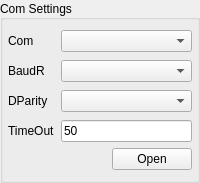
<widget class="QGroupBox" name="ComSeetingsGroup">
    <property name="maximumSize"><size><width>245</width><height>16777215</height></size></property><property name="sizePolicy"><sizepolicy hsizetype="Preferred" vsizetype="Fixed"><horstretch>0</horstretch><verstretch>0</verstretch></sizepolicy></property><property name="minimumSize"><size><width>190</width><height>0</height></size></property><property name="title">
     <string>Com Settings</string>
    </property>
    <property name="alignment">
     <set>Qt::AlignLeading|Qt::AlignLeft|Qt::AlignVCenter</set>
    </property>
    <property name="checkable">
     <bool>false</bool>
    </property>
    <layout class="QVBoxLayout" name="verticalLayout">
      <property name="leftMargin">
       <number>5</number>
      </property>
      <property name="topMargin">
       <number>10</number>
      </property>
      <property name="rightMargin">
       <number>5</number>
      </property>
      <property name="bottomMargin">
       <number>10</number>
      </property>
      <item>
       <layout class="QFormLayout" name="formLayout">
        <property name="verticalSpacing">
         <number>8</number>
        </property>
        <item row="0" column="0">
         <widget class="QLabel" name="label">
          <property name="text">
           <string>Com</string>
          </property>
         </widget>
        </item>
        <item row="0" column="1">
         <widget class="QComboBox" name="ComComboBox" />
        </item>
        <item row="1" column="0">
         <widget class="QLabel" name="label_3">
          <property name="text">
           <string>BaudR</string>
          </property>
         </widget>
        </item>
        <item row="3" column="0">
         <widget class="QLabel" name="label_6">
          <property name="text">
           <string>TimeOut</string>
          </property>
         </widget>
        </item>
        <item row="2" column="0">
         <widget class="QLabel" name="label_4">
          <property name="text">
           <string>DParity</string>
          </property>
         </widget>
        </item>
        <item row="1" column="1">
         <widget class="QComboBox" name="BaudComboBox" />
        </item>
        <item row="2" column="1">
         <widget class="QComboBox" name="ParityComboBox" />
        </item>
        <item row="3" column="1">
         <widget class="QLineEdit" name="timeoutLineEdit">
          <property name="text">
           <string>50</string>
          </property>
         </widget>
        </item>
       </layout>
      </item>
      <item>
       <layout class="QHBoxLayout" name="horizontalLayout_6">
        <item>
         <spacer name="horizontalSpacer">
          <property name="orientation">
           <enum>Qt::Horizontal</enum>
          </property>
          <property name="sizeHint" stdset="0">
           <size>
            <width>40</width>
            <height>20</height>
           </size>
          </property>
         </spacer>
        </item>
        <item>
         <widget class="QPushButton" name="ComOpenButton">
          <property name="text">
           <string>Open</string>
          </property>
         </widget>
        </item>
       </layout>
      </item>
     </layout>
    </widget>
